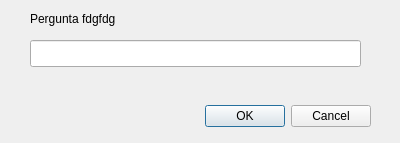
<?xml version="1.0" encoding="UTF-8"?>
<ui version="4.0">
 <class>DialogGenerico</class>
 <widget class="QDialog" name="DialogGenerico">
  <property name="geometry">
   <rect>
    <x>0</x>
    <y>0</y>
    <width>400</width>
    <height>143</height>
   </rect>
  </property>
  <property name="windowTitle">
   <string>Dialog</string>
  </property>
  <widget class="QDialogButtonBox" name="buttonBoxOK">
   <property name="geometry">
    <rect>
     <x>30</x>
     <y>100</y>
     <width>341</width>
     <height>32</height>
    </rect>
   </property>
   <property name="orientation">
    <enum>Qt::Horizontal</enum>
   </property>
   <property name="standardButtons">
    <set>QDialogButtonBox::Cancel|QDialogButtonBox::Ok</set>
   </property>
  </widget>
  <widget class="QLabel" name="labelPergunta">
   <property name="geometry">
    <rect>
     <x>30</x>
     <y>10</y>
     <width>351</width>
     <height>17</height>
    </rect>
   </property>
   <property name="sizePolicy">
    <sizepolicy hsizetype="Preferred" vsizetype="Preferred">
     <horstretch>0</horstretch>
     <verstretch>0</verstretch>
    </sizepolicy>
   </property>
   <property name="text">
    <string>Pergunta fdgfdg</string>
   </property>
   <property name="scaledContents">
    <bool>false</bool>
   </property>
  </widget>
  <widget class="QLineEdit" name="lineEditResposta">
   <property name="geometry">
    <rect>
     <x>30</x>
     <y>40</y>
     <width>331</width>
     <height>27</height>
    </rect>
   </property>
  </widget>
 </widget>
 <resources/>
 <connections>
  <connection>
   <sender>buttonBoxOK</sender>
   <signal>accepted()</signal>
   <receiver>DialogGenerico</receiver>
   <slot>accept()</slot>
   <hints>
    <hint type="sourcelabel">
     <x>248</x>
     <y>254</y>
    </hint>
    <hint type="destinationlabel">
     <x>157</x>
     <y>274</y>
    </hint>
   </hints>
  </connection>
  <connection>
   <sender>buttonBoxOK</sender>
   <signal>rejected()</signal>
   <receiver>DialogGenerico</receiver>
   <slot>reject()</slot>
   <hints>
    <hint type="sourcelabel">
     <x>316</x>
     <y>260</y>
    </hint>
    <hint type="destinationlabel">
     <x>286</x>
     <y>274</y>
    </hint>
   </hints>
  </connection>
 </connections>
</ui>
